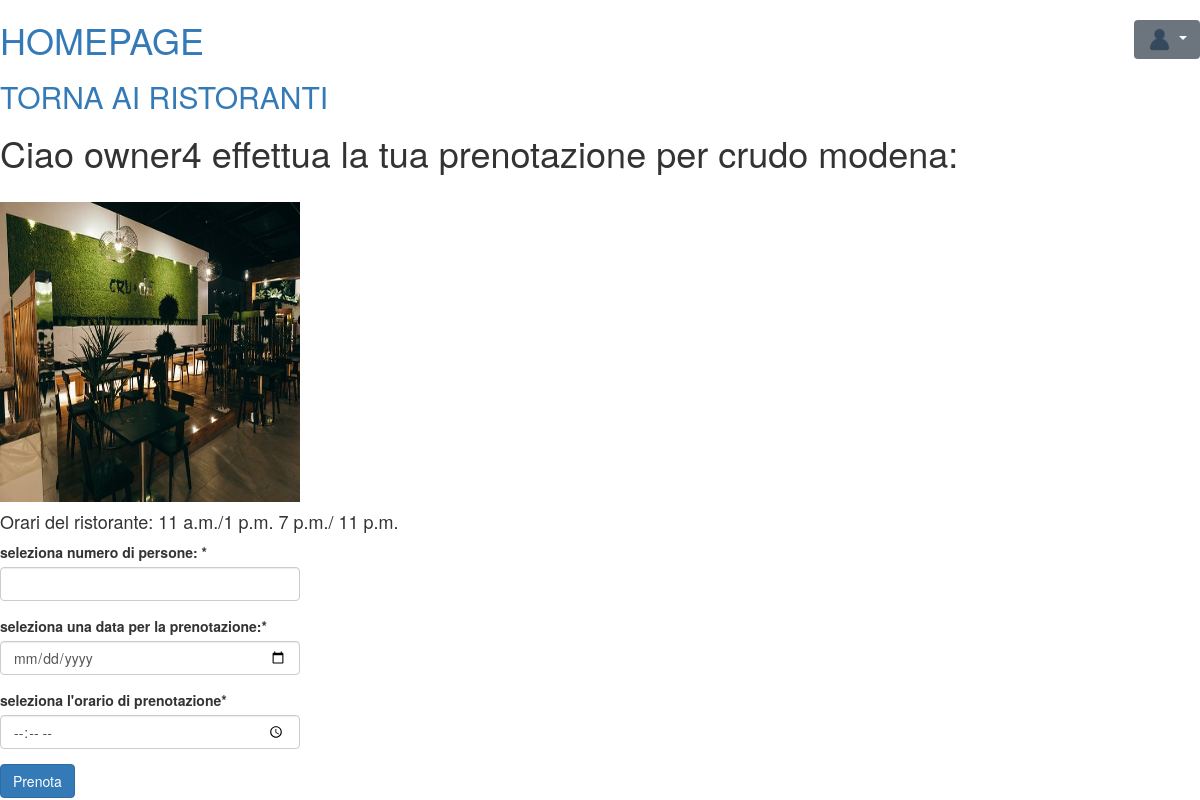
The app's page /book/results/13 (signed in) with its own data.
### book/models.py (models this page shows, shortened)
class CustomUser(AbstractUser):
    is_customer = models.BooleanField(default=False)
    is_owner = models.BooleanField(default=False)

class Restaurant(models.Model):
    total_seats = models.IntegerField(default=10)
    owner = models.ForeignKey(CustomUser, on_delete=models.CASCADE)
    city = models.CharField(max_length=255)
    restaurant_name = models.CharField(max_length=255)
    image = models.ImageField(upload_to='owners_photos')
    start_lunch = models.TimeField()
    address = models.CharField(max_length=255, null=True)
    waiting_list = models.ManyToManyField(CustomUser, related_name="waiting_restaurants", blank=True)
    end_lunch = models.TimeField()
    start_dinner = models.TimeField(null=True)
    end_dinner = models.TimeField(null=True)
    tags = models.ManyToManyField(Tag, related_name='restaurants', blank=True)

### book/views.py (the view)
# urls.py: path('results/<int:oid>', reservation, name='reservation'),
@login_required
def reservation(response, oid):
    if response.method == 'POST':
        restaurant = Restaurant.objects.get(id=oid)
        form = ReservationForm(response.POST)
        if form.is_valid():
            city = restaurant.city
            date = form.cleaned_data['res_date']
            time = form.cleaned_data['res_time']
            res_datetime = datetime.combine(date, time)
            seats = form.cleaned_data['seats']
            d = check_reservation(response.user, restaurant, seats, res_datetime)
            if d['success']:
                Reservation.objects.create(customer=response.user.customer, restaurant=restaurant, seats=seats,
                                           res_datetime=res_datetime)
                message = (
                    f'{restaurant.restaurant_name} prenotazione effettuata da {response.user.username} per il giorno: '
                    f'{res_datetime}')
                create_notification(restaurant.owner, restaurant=restaurant, message=message)
                messages.success(response, d['message'])
            else:
                messages.error(response, d['message'])
                if "Non ci sono più posti disponibili" in d['message']:
                    form.fields['add_to_waiting_list'].widget = CheckboxInput()
                    add_to_waiting_list = form.cleaned_data.get("add_to_waiting_list")
                    if add_to_waiting_list:
                        if response.user.customer not in restaurant.waiting_list.all():
                            restaurant.waiting_list.add(response.user)
                            messages.success(response, "Sei stato aggiunto alla lista di attesa!")
                            return redirect('homepage')
                        else:
                            messages.error(response, "Sei già in lista di attesa per questo ristorante!")
                return render(response, 'reservation.html',
                              {'form': form, 'success': False, 'city': city, 'message': d['message'],
                               'restaurant': restaurant})
            return redirect('homepage')
        else:
            form = ReservationForm()
            return render(response, 'reservation.html', {
                'form': form, 'restaurant': restaurant, 'image': restaurant.image,
                'res_name': restaurant.restaurant_name, 'city': restaurant.city
            })
    else:
        form = ReservationForm()
        restaurant = Restaurant.objects.get(id=oid)
        return render(response, 'reservation.html', {
            'form': form, 'restaurant': restaurant, 'image': restaurant.image,
            'res_name': restaurant.restaurant_name, 'city': restaurant.city
        })

### book/forms.py
class ReservationForm(forms.Form):
    add_to_waiting_list = forms.BooleanField(required=False, label='Vuoi metterti in lista di attesa?', widget=forms.HiddenInput())
    seats = forms.IntegerField(
        label='seleziona numero di persone: '
    )
    res_date = forms.DateField(
        label='seleziona una data per la prenotazione:',
        widget=forms.DateInput(attrs={'type': 'date'})
    )
    res_time = forms.TimeField(
        label="seleziona l'orario di prenotazione",
        widget=forms.TimeInput(attrs={'type': 'time'})
    )
    def __init__(self, *args, **kwargs):
        super().__init__(*args, **kwargs)
        self.helper = FormHelper()
        self.helper.layout = Layout(
            Field('seats', style='max-width: 300px'),
            Field('res_date', style='max-width: 300px'),
            Field('res_time', style='max-width: 300px'),
            Field('add_to_waiting_list', style='margin-top: 5px;'),
            Submit('submit', 'Prenota')
        )

### book/templates/reservation.html (shortened to what this page needs)
{% extends 'base.html' %}
{% load crispy_forms_filters %}
{% load crispy_forms_tags %}
{% load static %}
{% block content %}
    <h1><a href="{% url 'homepage' %}">HOMEPAGE</a> </h1>
    <h2><a href="{% url 'book:results' destination=city %}">TORNA AI RISTORANTI</a> </h2>
    <h1>Ciao {{ user.username }} effettua la tua prenotazione per {{ restaurant.restaurant_name }}: </h1><br>
    <form method="post" enctype="multipart/form-data">
    <img src=" {{ restaurant.image.url }}" alt="Immagine struttura" height="300" width="300"/>
    <h4>Orari del ristorante: {{ restaurant.start_lunch }}/{{ restaurant.end_lunch }}   {{ restaurant.start_dinner }}/
    {{ restaurant.end_dinner }}</h4>
    {% crispy form %}
</form>
{% endblock %}

### records on screen
CustomUser: username "owner4"
Restaurant: restaurant_name "crudo modena", start_lunch "11 a.m.", end_lunch "1 p.m.", start_dinner "7 p.m.", end_dinner "11 p.m."
